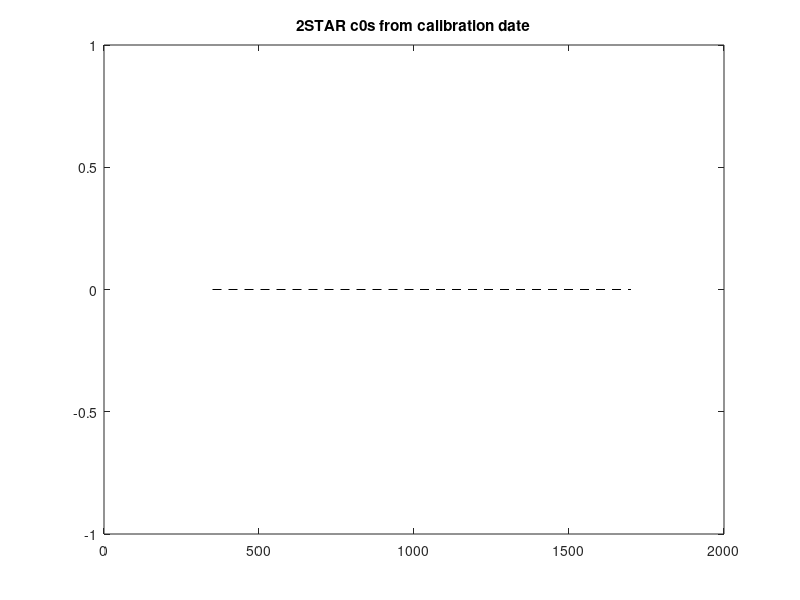
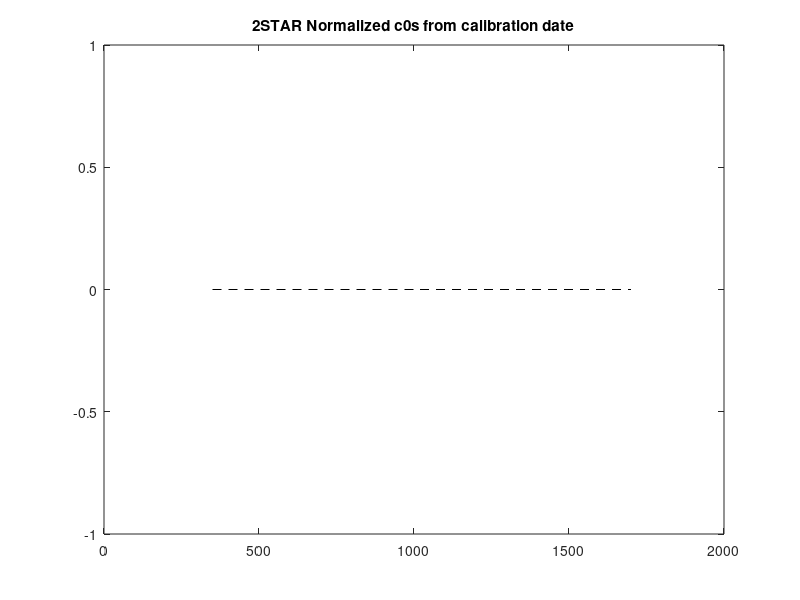

Source code (MATLAB) for these figures, in order: (Note: this script raises an error after producing the figures.)
% Checking some c0, and calculating the averages
close all
clear all
fp = 'C:\Users\sleblan2\Research\4STAR_codes\data_folder\';
fp_out = 'C:\Users\sleblan2\Research\MLO\2017_May\figs\';

vis_names = {'20170526_VIS_C0_refined_Langley_2STAR_MLO_May2017.dat';...
             '20170527_VIS_C0_refined_Langley_2STAR_MLO_May2017.dat';...
             '20170528_VIS_C0_refined_Langley_2STAR_MLO_May2017.dat';...
             '20170529_VIS_C0_refined_Langley_2STAR_MLO_May2017.dat';...
             '20170530_VIS_C0_refined_Langley_2STAR_MLO_May2017.dat';...
             '20170531_VIS_C0_refined_Langley_2STAR_MLO_May2017am.dat';...
             '20170531_VIS_C0_refined_Langley_2STAR_MLO_May2017pm.dat';...
             '20170601_VIS_C0_refined_Langley_2STAR_MLO_May2017am.dat';...
             '20170601_VIS_C0_refined_Langley_2STAR_MLO_May2017pm.dat';...
             '20170603_VIS_C0_refined_Langley_2STAR_MLO_May2017.dat';...
             '20170604_VIS_C0_refined_Langley_2STAR_MLO_May2017pm.dat';...
             '20170605_VIS_C0_refined_Langley_2STAR_MLO_May2017am.dat';...
             '20170605_VIS_C0_refined_Langley_2STAR_MLO_May2017pm.dat';...
             }
         
supp = {'cloudy';'good';'hazy';'cloudy';'cloudy';'good am';'good pm';'cloudy am';'cloudy pm';...
        'cloudy';'good pm';'good am';'good pm'};
i_avg = [2,6,7,11,12,13];

n = length(vis_names);
c0v = {}; c0rv = {}; c0n = {}; corn = {}; leg = {};

fig = figure; 
plot([350,1000,1700],[0,0,0],'--k');
title('2STAR c0s from calibration date')
hold on;

fig2 = figure;
plot([350,1000,1700],[0,0,0],'--k');
title('2STAR Normalized c0s from calibration date')
hold on;

cm = jet(n);
for i=1:n;
    visfilename = [fp vis_names{i}]
    
    a=importdata(which(visfilename));
    visc0(i,:)=a.data(:,strcmp(lower(a.colheaders), 'c0'))';
    visc0err(i,:)=a.data(:,strcmp(lower(a.colheaders), 'c0err'))';
    c0v{i} = visc0; c0rv{i} = visc0err;
    
    w_vis = a.data(:,strcmp(lower(a.colheaders),'wavelength'));
    
    leg{i} = [supp{i} '-' vis_names{i}(1:8)];
   
    figure(fig);
    if any(i_avg==i);
    l = plot(w_vis,visc0(i,:),'color',cm(i,:),'linewidth',4);    
    else;
    l = plot(w_vis,visc0(i,:),'color',cm(i,:));
    end;
    p(i) = l;
    
    figure(fig2);
    if any(i_avg==i);
    l2 = plot(w_vis,visc0(i,:)./visc0(1,:).*100.0,'color',cm(i,:),'linewidth',4); 
    else;
    l2 = plot(w_vis,visc0(i,:)./visc0(1,:).*100.0,'color',cm(i,:));
    end;
    
    p2(i) = l2;
end;
figure(fig);
legend(p,leg);
xlabel('Wavelength [nm]');
ylabel('c0');
ylim([0,1450]);

figure(fig2);
legend(p2,leg);
xlabel('Wavelength [nm]');
ylabel('Normalized c0');
ylim([80,120]);

figure;
l = plot(w_vis,visc0);
hold all

legend(l,leg);
xlabel('Wavelength [nm]');
ylabel('c0');
ylim([0,800]);

% Now average the c0s for creating the right c0
%i_avg = [1 6 6 9 10 13 14 16];
%i_avg = [2,6,7,11,12,13];
visc0_avg = mean(visc0(i_avg,:));
visc0_std = std(visc0(i_avg,:));

figure(fig2);
l2 = plot(w_vis,visc0_avg./visc0(1,:).*100.0,'color','black');
grid;
p2(i+1) = l2;
leg{i+1} = 'good - Averages';
legend(p2,leg,'location','northeastoutside');

figure(fig);
l = plot(w_vis,visc0_avg,'color','black');
grid;
p(i+1) = l; ylim([0 1800]); xlim([280,1120]);
leg{i+1} = 'good - Averages';
legend(p,leg,'location','northeastoutside');

% Save the figures
save_fig(fig,[fp_out 'MLO_May2017_2STAR_cal_c0']);
save_fig(fig2,[fp_out 'MLO_May2017_2STAR_cal_c0_relative']);

figure(fig2);
ylim([96 104]);
save_fig(fig2,[fp_out 'MLO_May2017_2STAR_cal_c0_relative_zoom']);

%stophere
% Now save the new averaged c0 for use
days_cell = '';
for i=1:length(i_avg);
    c = char(leg{i_avg(i)});
    days_cell = [days_cell ', ' c(1:4) '-' c(5:6) '-' c(7:8)];
end;
filesuffix='refined_Langley_MLO_May2017_2STAR_averages';
additionalnotes={'Langley at MLO, Data outside 2.0x the STD of 501 nm Langley residuals were screened out. ';...
                 ['Averages of c0 from multiple days including: ' days_cell '. See the list of files below']};
daystr=leg{i_avg(end)}(end-7:end);
visfilename=fullfile(starpaths, [daystr '_VIS_C0_' filesuffix '.dat']);
%nirfilename=fullfile(starpaths, [daystr '_NIR_C0_' filesuffix '.dat']);    

vissource_alt=cellstr(char(vis_names{i_avg}));
%nirsource_alt=cellstr(char(nir_names{i_avg}));
vissource = '(SEE Original files for sources)';
%nirsource = '(SEE Original files for sources)';

starsavec0(visfilename, vissource, [additionalnotes; vissource_alt], w_vis, visc0_avg, visc0_std);
%starsavec0(nirfilename, nirsource, [additionalnotes; nirsource_alt], w_nir, nirc0_avg, nirc0_std);

stophere



